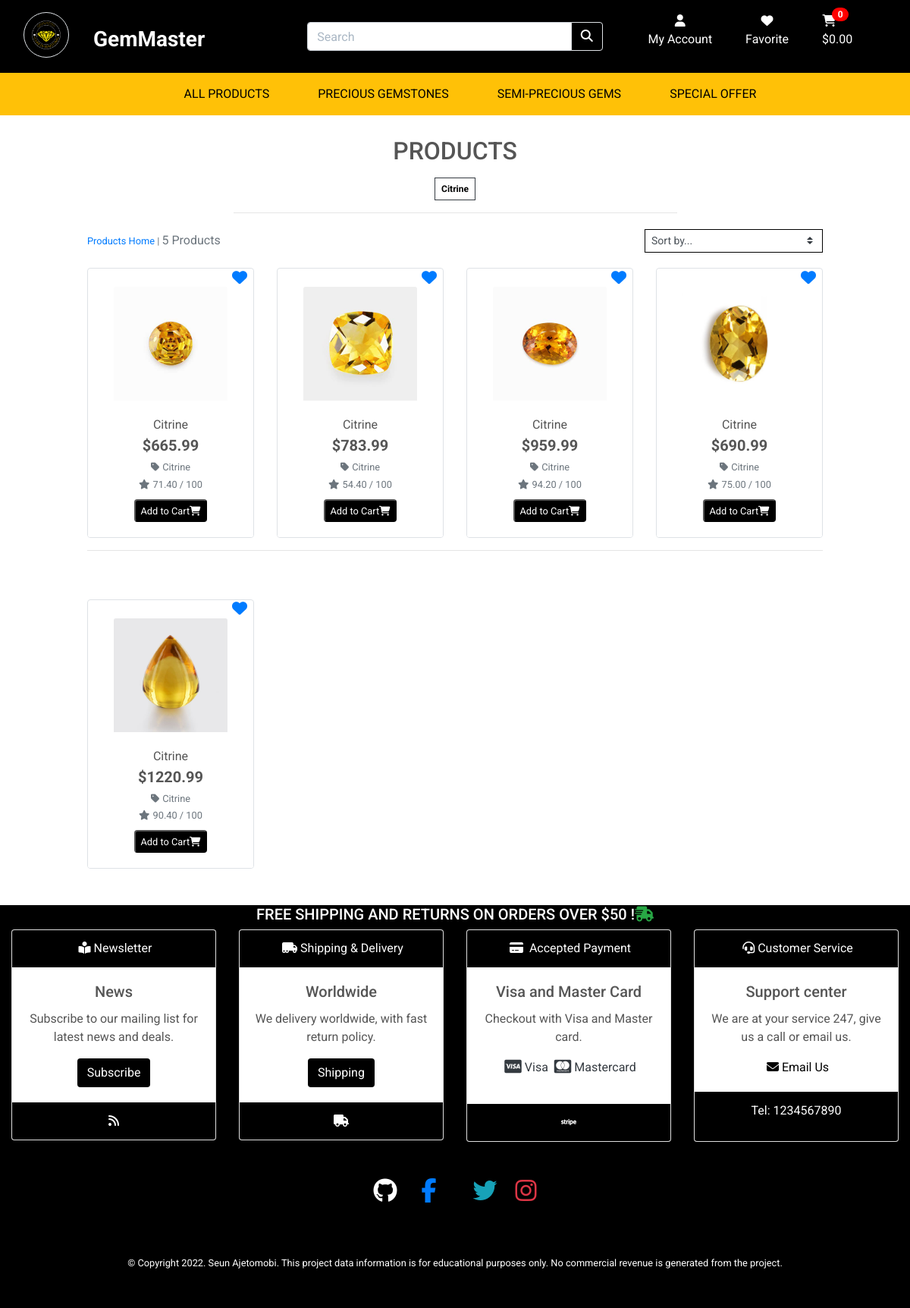
Screenshot of /products/?category=citrine with the database file from the repository.
### products/models.py (models this page shows, shortened)
class Category(models.Model):
    class Meta:
        verbose_name_plural = 'Categories'
    name = models.CharField(max_length=254)
    friendly_name = models.CharField(max_length=254, null=True, blank=True)

class Product(models.Model):
    category = models.ForeignKey('Category', null=True, blank=True, on_delete=models.SET_NULL)
    sku = models.CharField(max_length=254, null=True, blank=True)
    name = models.CharField(max_length=254)
    description = models.TextField()
    price = models.DecimalField(max_digits=6, decimal_places=2)
    rating = models.DecimalField(max_digits=6, decimal_places=2, null=True, blank=True)
    image = models.ImageField(null=True, blank=True)

### products/views.py (the view, shortened to what this page needs)
# urls.py: path('', views.all_products, name='products'),
def all_products(request):
    products = Product.objects.all()
    query = None
    categories = None
    sort = None
    direction = None
    if request.GET:
        if 'category' in request.GET:
            categories = request.GET['category'].split(',')
            products = products.filter(category__name__in=categories)
            categories = Category.objects.filter(name__in=categories)
    current_sorting = f'{sort}_{direction}'
    context = {
        'products': products,
        'search_term': query,
        'current_categories': categories,
        'current_sorting': current_sorting,
    }
    return render(request, 'products/products.html', context)

### bag/contexts.py (called while the page is built, shortened)
def bag_contents(request):
    bag_items = []
    total = 0
    product_count = 0
    bag = request.session.get('bag', {})
    if total < settings.FREE_DELIVERY_THRESHOLD:
        delivery = total * Decimal(settings.STANDARD_DELIVERY_PERCENTAGE / 100)
        free_delivery_delta = settings.FREE_DELIVERY_THRESHOLD - total
    else:
        delivery = 0
        free_delivery_delta = 0
    grand_total = delivery + total
    context = {
        'bag_items': bag_items,
        'total': total,
        'product_count': product_count,
        'delivery': delivery,
        'free_delivery_delta': free_delivery_delta,
        'free_delivery_threshold': settings.FREE_DELIVERY_THRESHOLD,
        'grand_total': grand_total,
    }
    return context

### products/templates/products/products.html (shortened to what this page needs)
{% extends "base.html" %}
{% load static %}
{% block page_header %}
    <div class="container header-container">
    </div>
{% endblock %}
{% block content %}
    <div class="overlay"></div>
    <div class="container-fluid">
        <div class="row">
            <div class="col text-center mt-3">
                <h2 class="logo-font">Products</h2>
                {% for c in current_categories %}
                    <a class="category-badge text-decoration-none" href="{% url 'products' %}?category={{ c.name }}">
                        <span class="p-2 mt-2 badge badge-white text-black rounded-0 border border-dark">{{ c.friendly_name }}</span>
                    </a>
                {% endfor %}
                <hr class="w-50 mb-1">
            </div>
        </div>
        <div class="row">
            <div class="product-container col-10 offset-1">
                <div class="row mt-1 mb-2">
                    <div class="col-12 col-md-6 my-auto order-md-last d-flex justify-content-center justify-content-md-end">
                        <div class="sort-select-wrapper w-50">
                            <select id="sort-selector" class="custom-select custom-select-sm rounded-0 border border-{% if current_sorting != 'None_None' %}info{% else %}black{% endif %}">
                                <option value="reset" {% if current_sorting == 'None_None' %}selected{% endif %}>Sort by...</option>
                            </select>
                        </div>
                    </div>
                    <div class="col-12 col-md-6 order-md-first">
                        <p class="text-muted mt-3 text-center text-md-left">
                            {% if search_term or current_categories or current_sorting != 'None_None' %}
                                <span class="small"><a href="{% url 'products' %}">Products Home</a> | </span>
                            {% endif %}
                            {{ products|length }} Products{% if search_term %} found for <strong>"{{ search_term }}"</strong>{% endif %}
                        </p>
                    </div>
                </div>
                <div class="row">
                    {% for product in products %}
                        <div class="col-sm-6 col-md-6 col-lg-4 col-xl-3">
                            <div class="card h-100 border">
                                {% if product.image %}
                                <a href="{% url 'add_to_favorite' product.id %}" class="text-right"><i class="fas fa-heart fa-lg text-right py-2 px-2" id="btn-likes"></i></a>
                                <a href="{% url 'product_detail' product.id %}" class="text-center">
                                    <img class="card-img-top img-fluid" style="width:150px; height:150px;" src="{{ product.image.url }}" alt="{{ product.name }}">
                                </a>
                                {% else %}
                                <a href="{% url 'product_detail' product.id %}">
                                    <img class="card-img-top img-fluid" src="{{ MEDIA_URL }}noimage.png" alt="{{ product.name }}">
                                </a>
                                {% endif %}
                                <div class="card-body pb-0 text-center">
                                    <p class="mb-0">{{ product.name }}</p>
                                </div>
                                <div class="card-footer bg-white pt-0 border-0 text-center">
                                    <div class="row">
                                        <div class="col">
                                            <p class="lead mb-0 font-weight-bold">${{ product.price }}</p>
                                            {% if product.category %}
                                            <p class="small mt-1 mb-0">
                                                <a class="text-muted" href="{% url 'products' %}?category={{ product.category.name }}">
                                                    <i class="fas fa-tag mr-1"></i>{{ product.category.friendly_name }}
                                                </a>
                                            </p>
                                            {% endif %}
                                            {% if product.rating %}
                                                <small class="text-muted"><i class="fas fa-star mr-1"></i>{{ product.rating }} / 100</small>
                                            {% else %}
                                                <small class="text-muted">No Rating</small>
                                            {% endif %}
                                        </div>
                                    </div>
                                    <div>
                                        <button class="my-2 rounded bg-black"><a href="{% url 'product_detail' product.id %}" class="text-decoration-none text-white bold"><small>Add to Cart<i class="fas fa-shopping-cart"></i></small></a></button>
                                    </div>
                               </div>
                            </div>
                        </div>
                        {% if forloop.counter|divisibleby:4 %}
                            <div class="col-12 d-none d-xl-block mb-5">
                                <hr>
                            </div>
                        {% endif %}
                    {% endfor %}
                </div>
            </div>
        </div>
    </div>
    <div class="btt-button shadow-sm rounded-0 border border-black">
        <a class="btt-link d-flex h-100">
            <i class="fas fa-arrow-up text-black mx-auto my-auto"></i>
        </a>
    </div>
{% endblock %}

### static/css/base.css (style rules this page uses)
html { height: 100%; }
body { background: url('/static/image/colorful_gemstones.webp') no-repeat center center fixed; background-size: cover; height: calc(100vh - 164px); color: #555; font-family: 'Roboto', sans-serif; }
.logo-font { text-transform: uppercase; }
.text-black { color: #000 !important; }
.border-black { border: 1px solid black !important; }
.bg-black { background: #000 !important; }
.overlay { height: 100%; width: 100%; top: 0; left: 0; position: fixed; background: white; z-index: -1; }
.btt-button { height: 42px; width: 42px; position: fixed; bottom: 10px; right: 10px; }
.btt-link, .update-link, .remove-item { cursor: pointer; }
@media (min-width: 1200px) { .container { max-width: 80%; } }

### static/css/responsiveness.css (style rules this page uses)
@media (min-width: 1200px) { .container { max-width: 80%; } }
@media (min-width: 992px) { .header-container { padding-top: 124px; } }
@media (min-width: 992px) { .header-container { padding-top: 164px; } }

### rows the page displays
Category: friendly_name "Citrine"
Product: image (picture), name "Citrine", price "665.99", category.friendly_name "Citrine", rating "71.40"
Product: image (picture), name "Citrine", price "783.99", category.friendly_name "Citrine", rating "54.40"
Product: image (picture), name "Citrine", price "959.99", category.friendly_name "Citrine", rating "94.20"
Product: image (picture), name "Citrine", price "690.99", category.friendly_name "Citrine", rating "75.00"
Product: image (picture), name "Citrine", price "1220.99", category.friendly_name "Citrine", rating "90.40"

### other values shown
{{ product_count }} "0"
{{ products|length }} "5"
{{ free_delivery_threshold }} "50"
